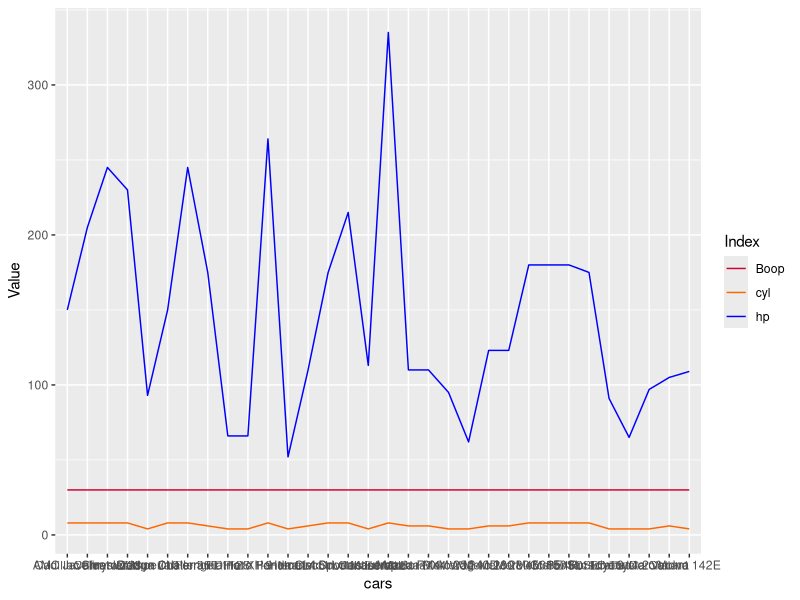

Source code (R):
library(tidyverse)
library(ggplot2)

df <- mtcars
cars <- row.names(df)
df <- cbind(df, cars)



# Index <- factor(c("cyl", "hp"),
#                 levels = c("cyl", "hp"),
#                 ordered = TRUE)

# colours <- factor(c("#FF6600", "#0000FF"),
#                   levels = c("#FF6600", "#0000FF"),
#                   ordered = TRUE)

colours <- c("#FF6600", "#0000FF", "#CC0033")

#names(Index) <- Index

names(colours) <- c("cyl", "hp", "Boop")

#Leveler <- Index

#df_key = data.frame(Index, colours)

df_cars <- df %>% select(cars, cyl ,hp) %>%
  mutate(Boop = 30) %>%
  gather(key = Index, value = Value, -cars) #%>%
  #mutate(Index = factor(Index, levels = Leveler, ordered = TRUE))#,
         #colours = as.character(colours[Index]))

#df_cars <- merge(df_cars, df_key, by = "Index")


ggplot2::ggplot(data = df_cars, aes(x = cars, y = Value)) +
  geom_line(aes(group = Index, colour = Index)) +
  scale_colour_manual(values = colours)
